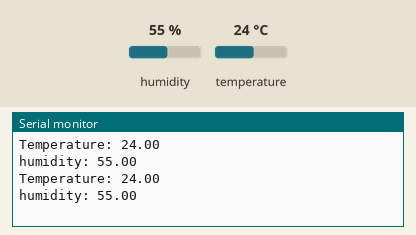
Simulated run of this sketch. Board: Arduino Uno, built with avr-gcc and run on an emulated ATmega328P. Shown: the last lines printed to the serial monitor. The test bench sets the inputs (shaded band); at power-on: humidity 55 %, temperature 24 °C.

Above: at 2.8 s.
2.9 s: humidity set to 22 %
At 4.7 s:
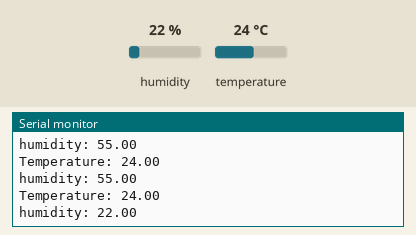
5.6 s: temperature set to 12 °C
At 7.2 s:
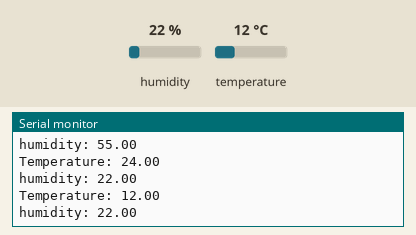
8.3 s: humidity set to 40 %
At 10.8 s:
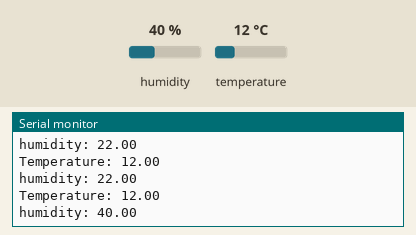
Timing chart, 0 to 12.3 s (numbered marks = the images above; inputs shaded):
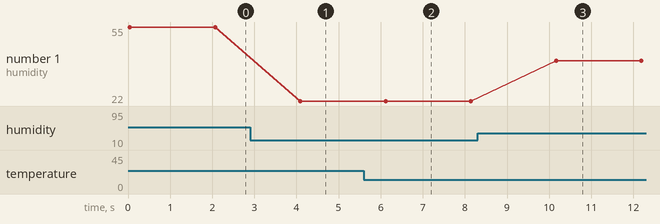

Measured:
- after the input at 2.9 s, the serial monitor: prints a new line after 1.2 s (image 1)
- after the input at 5.6 s, the serial monitor: prints a new line after 0.50 s (image 2)
- after the input at 8.3 s, the serial monitor: prints a new line after 1.9 s (image 3)
- plotted number 1: 55 → 22 after the input at 2.9 s, 22 → 40 after the input at 8.3 s

The sketch:

sketch_dht11.ino
```cpp
#include <DHT.h>
#define DHTIN 2
#define DHTTYPE DHT11

DHT dht(DHTIN,DHTTYPE);


void setup() {
  // put your setup code here, to run once:
  Serial.begin(9600);
  dht.begin();
}

void loop() {
  // put your main code here, to run repeatedly:
  float temperature = dht.readTemperature();
  float humidity = dht.readHumidity();
  Serial.print("Temperature: ");
  Serial.println(temperature);
  Serial.print("humidity: ");
  Serial.println(humidity);
  delay(2000); // Waut 2 seconds before next reading
}
```
